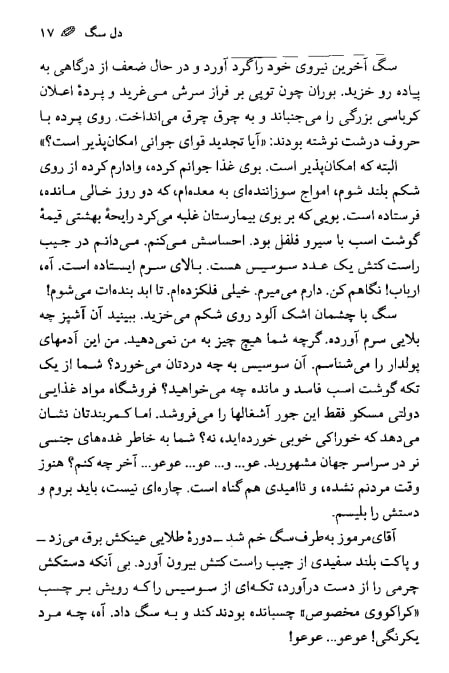
#> input picture Inputs/1.jpg, 449 x 673 px, found by its file name
$ python detect.py
#> lines starting #> are read from the running program, lines starting #| are printed output that depends on the picture
from PIL import Image
import pytesseract
import numpy as np
import cv2
import tempfile
import io


# get grayscale image
def get_grayscale(image):
    return cv2.cvtColor(image, cv2.COLOR_BGR2GRAY)


# noise removal
def remove_noise(image):
    return cv2.medianBlur(image, 3)


# thresholding
def thresholding(image):
    return cv2.threshold(image, 160, 255, cv2.THRESH_BINARY)[1]
    # return cv2.threshold(image, 0, 255, cv2.THRESH_BINARY + cv2.THRESH_OTSU)[1]


# dilation
def dilate(image):
    kernel = np.ones((5, 5), np.uint8)
    return cv2.dilate(image, kernel, iterations=1)


# erosion
def erode(image):
    kernel = np.ones((5, 5), np.uint8)
    return cv2.erode(image, kernel, iterations=1)


# opening - erosion followed by dilation
def opening(image):
    kernel = np.ones((5, 5), np.uint8)
    return cv2.morphologyEx(image, cv2.MORPH_OPEN, kernel)


# canny edge detection
def canny(image):
    return cv2.Canny(image, 100, 200)


# skew correction
def deskew(image):
    coords = np.column_stack(np.where(image > 0))
    angle = cv2.minAreaRect(coords)[-1]
    if angle < -45:
        angle = -(90 + angle)

    else:
        angle = -angle
        (h, w) = image.shape[:2]
        center = (w // 2, h // 2)
        M = cv2.getRotationMatrix2D(center, angle, 1.0)
        rotated = cv2.warpAffine(image, M, (w, h), flags=cv2.INTER_CUBIC, borderMode=cv2.BORDER_REPLICATE)
        return rotated


# template matching
def match_template(image, template):
    return cv2.matchTemplate(image, template, cv2.TM_CCOEFF_NORMED)


def main(inputfile="Inputs/1.jpg", outputfile="result.txt", langs="fa", mode="tn"):
#> called with inputfile = 'Inputs/1.jpg', outputfile = 'result.txt', langs = 'fa', mode = 'tn'
    im = Image.open(inputfile)
#> im is the input picture: PIL image 449x673 RGB; min 0, max 255, mean 237.5
    length_x, width_y = im.size
#> length_x = 449; width_y = 673
    factor = float(1024.0 / length_x)
#> factor = 2.28
    size = int(factor * length_x), int(factor * width_y)
#> size = (1024, 1534)
    image_resize = im.resize(size, Image.Resampling.LANCZOS)
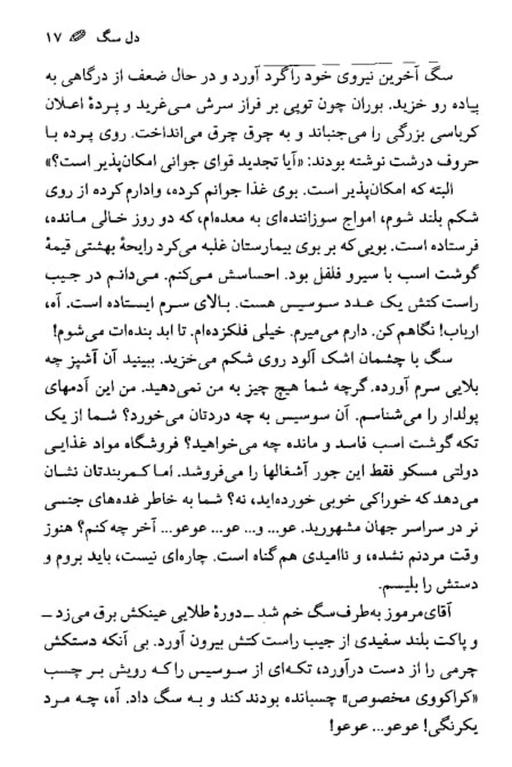
#> image_resize: PIL image 1024x1534 RGB (shown at 1/2 size); min 0, max 255, mean 236.9
    image_resize.save(f"{inputfile}_Upscaled.png", dpi=(300, 300))
    img = cv2.imread(f"{inputfile}_Upscaled.png")
    gray = get_grayscale(img)
    ## Different Modes for image proccessing
    img = gray
    # [6 lines of commented-out code are left out]
    if langs == "fa":
        if mode == "t":
            custom_config = r'-l fas --psm 6 -c tessedit_char_blacklist="۰١۲۳۴۵۶۷۸۹«»1234567890#"'
        if mode == "tn":
            custom_config = r'-l fas --psm 6 -c tessedit_char_whitelist="آابپتثجچحخدذرزژسشصضطظعغفقکگلمنوهی ۰١۲۳۴۵۶۷۸۹.?!,،:;/"'
        if mode == "table":
            custom_config = r'-l fas --psm 6 -c tessedit_char_whitelist="آابپتثجچحخدذرزژسشصضطظعغفقکگلمنوهی۰١۲۳۴۵۶۷۸۹"'
    elif langs == "en":
        custom_config = r'-l eng --psm 6'
    elif langs == "faen":
        custom_config = r'-l fas+eng --psm 6 '
    else:
        print("Choose valid Options.")
        exit(0)

    ## Convert Image to Text
#> (the run stopped early here; a loop or call above may not have finished)

$ run again, with Inputs/2.jpg copied over Inputs/1.jpg
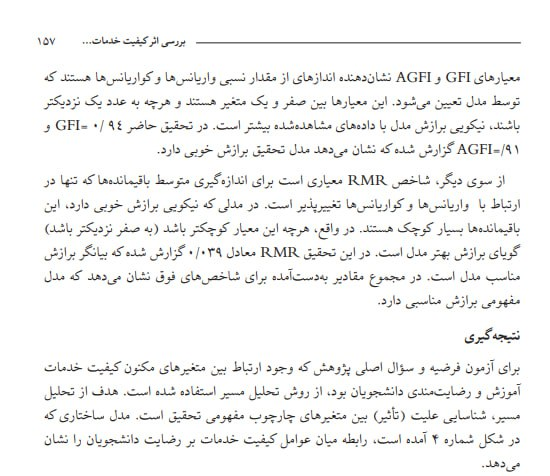
#> input picture Inputs/2.jpg, 550 x 476 px, found by its file name
#> in main, im is the input picture: PIL image 550x476 RGB; mean R, G, B 243.9, 244.1, 243.4
#> in main, `image_resize = im.resize(size, Image.Resampling.LANCZOS)`:
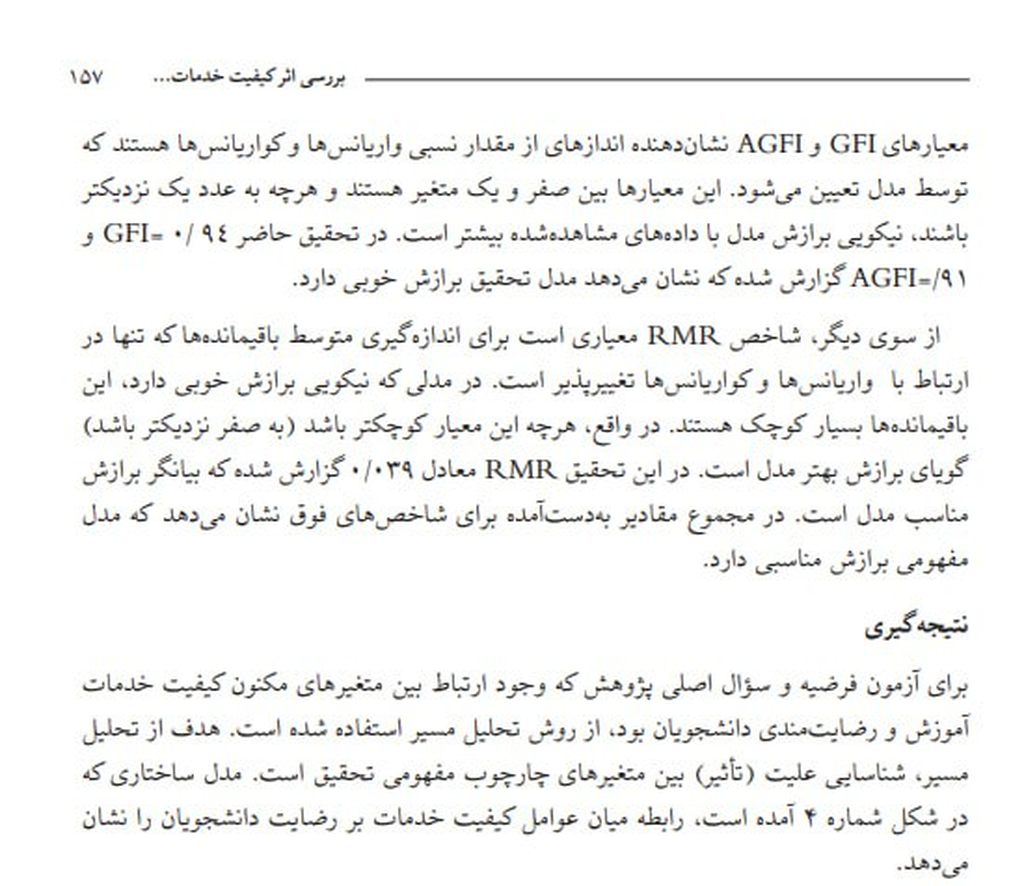
#> image_resize: PIL image 1024x886 RGB; mean R, G, B 243.6, 243.8, 243.1

$ run again, with Inputs/4.jpg copied over Inputs/1.jpg
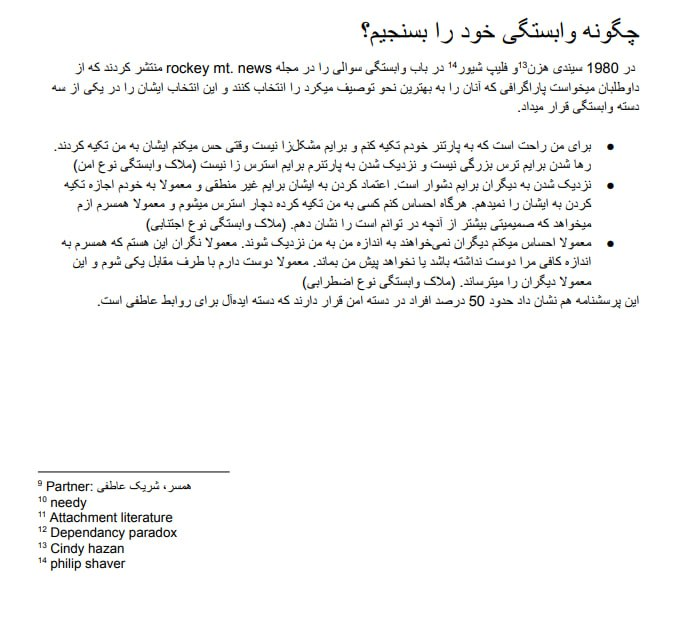
#> input picture Inputs/4.jpg, 676 x 631 px, found by its file name
#> in main, im is the input picture: PIL image 676x631 RGB; mean R, G, B 245.9, 246.2, 245.7
#> in main, `image_resize = im.resize(size, Image.Resampling.LANCZOS)`:
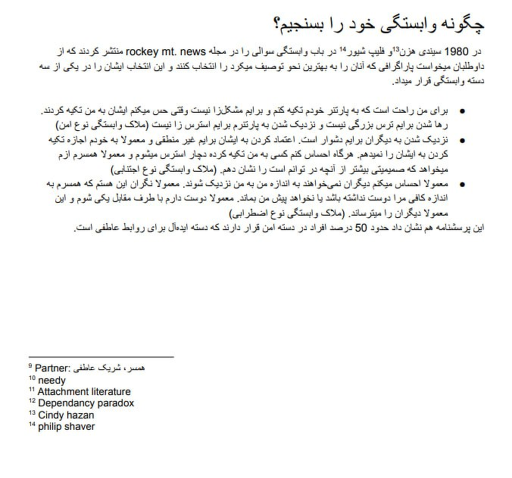
#> image_resize: PIL image 1024x955 RGB (shown at 1/2 size); mean R, G, B 245.7, 245.9, 245.4
